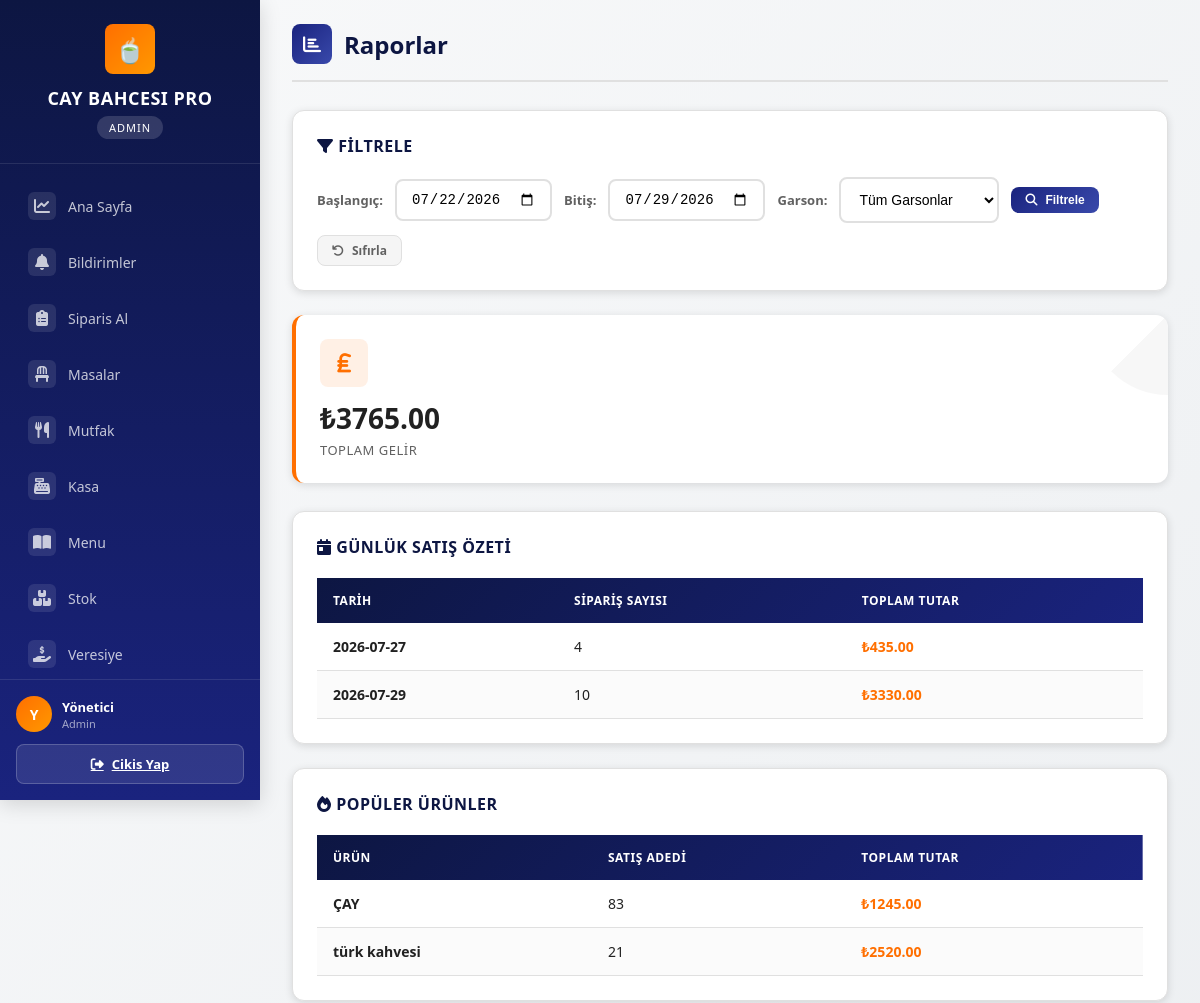
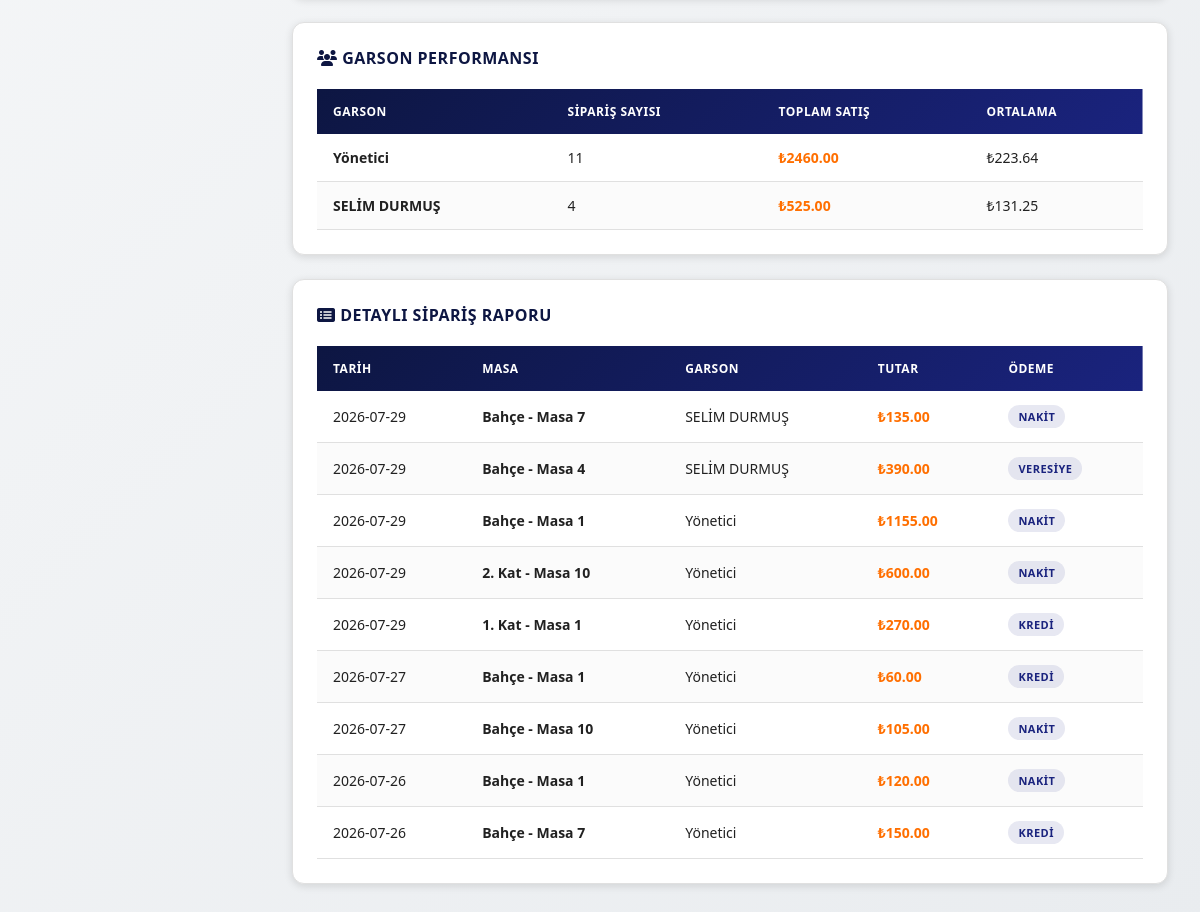
/raporlar (signed in), run on the app's committed database (2 pictures, top to bottom).
### tables this page shows
CREATE TABLE users (
            id INTEGER PRIMARY KEY AUTOINCREMENT,
            username TEXT UNIQUE NOT NULL,
            password TEXT NOT NULL,
            role TEXT NOT NULL DEFAULT 'garson',
            ad_soyad TEXT DEFAULT '',
            telefon TEXT DEFAULT '',
            aktif INTEGER DEFAULT 1,
            created_at TIMESTAMP DEFAULT CURRENT_TIMESTAMP
        );

CREATE TABLE urunler (
            id INTEGER PRIMARY KEY AUTOINCREMENT,
            kategori_id INTEGER,
            ad TEXT NOT NULL,
            fiyat REAL NOT NULL,
            stok INTEGER DEFAULT 0,
            kritik_stok INTEGER DEFAULT 5,
            aktif INTEGER DEFAULT 1,
            aciklama TEXT DEFAULT '',
            gorsel TEXT DEFAULT '', ad_en TEXT DEFAULT '', ad_ar TEXT DEFAULT '', aciklama_en TEXT DEFAULT '', aciklama_ar TEXT DEFAULT '',
            FOREIGN KEY (kategori_id) REFERENCES kategoriler(id)
        );

CREATE TABLE siparisler (
            id INTEGER PRIMARY KEY AUTOINCREMENT,
            masa_id INTEGER,
            garson_id INTEGER,
            urun_id INTEGER,
            adet INTEGER DEFAULT 1,
            fiyat REAL,
            durum TEXT DEFAULT 'bekliyor',
            odeme_tipi TEXT DEFAULT '',
            notlar TEXT DEFAULT '',
            siparis_kaynak TEXT DEFAULT 'garson',
            musteri_not TEXT DEFAULT '',
            created_at TIMESTAMP DEFAULT CURRENT_TIMESTAMP,
            updated_at TIMESTAMP DEFAULT CURRENT_TIMESTAMP,
            FOREIGN KEY (masa_id) REFERENCES masalar(id),
            FOREIGN KEY (garson_id) REFERENCES users(id),
            FOREIGN KEY (urun_id) REFERENCES urunler(id)
        );

### app.py (the view)
@app.route('/raporlar')
def raporlar():
    if session.get('role') != 'admin':
        return redirect(url_for('dashboard'))
    baslangic = request.args.get('baslangic', (datetime.now() - timedelta(days=7)).strftime('%Y-%m-%d'))
    bitis = request.args.get('bitis', datetime.now().strftime('%Y-%m-%d'))
    garson_id = request.args.get('garson_id', '')
    conn = get_db()
    c = conn.cursor()
    c.execute("SELECT * FROM users WHERE role='garson' AND aktif=1 ORDER BY ad_soyad")
    garsonlar = c.fetchall()
    c.execute("SELECT date(created_at) as gun, SUM(tutar) as toplam, COUNT(*) as adet FROM kasa WHERE tip='gelir' AND date(created_at) BETWEEN ? AND ? GROUP BY date(created_at) ORDER BY gun", (baslangic, bitis))
    gunluk_satis = c.fetchall()
    c.execute("SELECT u.ad, SUM(s.adet) as adet, SUM(s.fiyat * s.adet) as toplam FROM siparisler s JOIN urunler u ON s.urun_id=u.id WHERE date(s.created_at) BETWEEN ? AND ? AND s.odeme_tipi!='' GROUP BY s.urun_id ORDER BY adet DESC LIMIT 10", (baslangic, bitis))
    populer_urunler = c.fetchall()
    query = "SELECT u.ad_soyad, COUNT(*) as siparis_sayisi, SUM(s.fiyat * s.adet) as toplam_satis, AVG(s.fiyat * s.adet) as ortalama FROM siparisler s JOIN users u ON s.garson_id=u.id WHERE date(s.created_at) BETWEEN ? AND ? AND s.odeme_tipi!=''"
    params = [baslangic, bitis]
    if garson_id:
        query += " AND s.garson_id=?"
        params.append(garson_id)
    query += " GROUP BY s.garson_id ORDER BY toplam_satis DESC"
    c.execute(query, params)
    garson_performans = c.fetchall()
    query2 = "SELECT s.id, date(s.created_at) as tarih, m.masa_no, u.ad_soyad as garson_adi, SUM(s.fiyat * s.adet) as tutar, s.odeme_tipi FROM siparisler s JOIN masalar m ON s.masa_id=m.id JOIN users u ON s.garson_id=u.id WHERE date(s.created_at) BETWEEN ? AND ? AND s.odeme_tipi!=''"
    params2 = [baslangic, bitis]
    if garson_id:
        query2 += " AND s.garson_id=?"
        params2.append(garson_id)
    query2 += " GROUP BY s.masa_id, date(s.created_at) ORDER BY s.created_at DESC"
    c.execute(query2, params2)
    detayli_siparis = c.fetchall()
    c.execute("SELECT COALESCE(SUM(tutar), 0) as toplam FROM kasa WHERE tip='gelir' AND date(created_at) BETWEEN ? AND ?", (baslangic, bitis))
    toplam_gelir = c.fetchone()['toplam']
    conn.close()
    return render_template('raporlar.html', gunluk_satis=gunluk_satis, populer_urunler=populer_urunler,
                           garson_performans=garson_performans, detayli_siparis=detayli_siparis,
                           garsonlar=garsonlar, baslangic=baslangic, bitis=bitis,
                           garson_id=garson_id, toplam_gelir=toplam_gelir)

### database.py (called while the page is built)
def get_db():
    conn = sqlite3.connect(DB_PATH)
    conn.row_factory = sqlite3.Row
    return conn

### templates/raporlar.html (shortened to what this page needs)
{% extends "base.html" %}
{% block content %}
<div class="page-header">
    <h1><span class="icon"><i class="fas fa-chart-bar"></i></span> Raporlar</h1>
</div>
<div class="card">
    <div class="card-header">
        <h3><i class="fas fa-filter"></i> Filtrele</h3>
    </div>
    <form method="GET" action="{{ url_for('raporlar') }}" class="tarih-filter">
        <label>Başlangıç:</label>
        <input type="date" name="baslangic" value="{{ baslangic }}">
        <label>Bitiş:</label>
        <input type="date" name="bitis" value="{{ bitis }}">
        <label>Garson:</label>
        <select name="garson_id" class="form-control" style="width:auto;">
            <option value="">Tüm Garsonlar</option>
        </select>
        <button type="submit" class="btn btn-primary btn-sm">
            <i class="fas fa-search"></i> Filtrele
        </button>
        <a href="{{ url_for('raporlar') }}" class="btn btn-secondary btn-sm">
            <i class="fas fa-undo"></i> Sıfırla
        </a>
    </form>
</div>
<div class="stats-grid">
    <div class="stat-card accent">
        <div class="stat-icon"><i class="fas fa-lira-sign"></i></div>
        <div class="stat-value">₺{{ "%.2f"|format(toplam_gelir) }}</div>
        <div class="stat-label">Toplam Gelir</div>
    </div>
</div>
<div class="card">
    <div class="card-header">
        <h3><i class="fas fa-calendar-day"></i> Günlük Satış Özeti</h3>
    </div>
    <table class="data-table">
        <thead><tr><th>Tarih</th><th>Sipariş Sayısı</th><th>Toplam Tutar</th></tr></thead>
        <tbody>
            {% for g in gunluk_satis %}
            <tr>
                <td><strong>{{ g.gun }}</strong></td>
                <td>{{ g.adet }}</td>
                <td style="color:var(--accent); font-weight:700;">₺{{ "%.2f"|format(g.toplam) }}</td>
            </tr>
            {% else %}
            <tr><td colspan="3" style="text-align:center; color:var(--gray);">Veri bulunmuyor.</td></tr>
            {% endfor %}
        </tbody>
    </table>
</div>
<div class="card">
    <div class="card-header">
        <h3><i class="fas fa-fire"></i> Popüler Ürünler</h3>
    </div>
    <table class="data-table">
        <thead><tr><th>Ürün</th><th>Satış Adedi</th><th>Toplam Tutar</th></tr></thead>
        <tbody>
            {% for p in populer_urunler %}
            <tr>
                <td><strong>{{ p.ad }}</strong></td>
                <td>{{ p.adet }}</td>
                <td style="color:var(--accent); font-weight:700;">₺{{ "%.2f"|format(p.toplam) }}</td>
            </tr>
            {% else %}
            <tr><td colspan="3" style="text-align:center; color:var(--gray);">Veri bulunmuyor.</td></tr>
            {% endfor %}
        </tbody>
    </table>
</div>
<div class="card">
    <div class="card-header">
        <h3><i class="fas fa-users"></i> Garson Performansı</h3>
    </div>
    <table class="data-table">
        <thead><tr><th>Garson</th><th>Sipariş Sayısı</th><th>Toplam Satış</th><th>Ortalama</th></tr></thead>
        <tbody>
            {% for g in garson_performans %}
            <tr>
                <td><strong>{{ g.ad_soyad }}</strong></td>
                <td>{{ g.siparis_sayisi }}</td>
                <td style="color:var(--accent); font-weight:700;">₺{{ "%.2f"|format(g.toplam_satis) }}</td>
                <td>₺{{ "%.2f"|format(g.ortalama) }}</td>
            </tr>
            {% else %}
            <tr><td colspan="4" style="text-align:center; color:var(--gray);">Veri bulunmuyor.</td></tr>
            {% endfor %}
        </tbody>
    </table>
</div>
<div class="card">
    <div class="card-header">
        <h3><i class="fas fa-list-alt"></i> Detaylı Sipariş Raporu</h3>
    </div>
    <table class="data-table">
        <thead>
            <tr><th>Tarih</th><th>Masa</th><th>Garson</th><th>Tutar</th><th>Ödeme</th></tr>
        </thead>
        <tbody>
            {% for s in detayli_siparis %}
            <tr>
                <td>{{ s.tarih }}</td>
                <td><strong>{{ s.masa_no }}</strong></td>
                <td>{{ s.garson_adi }}</td>
                <td style="color:var(--accent); font-weight:700;">₺{{ "%.2f"|format(s.tutar) }}</td>
                <td><span class="badge badge-primary">{{ s.odeme_tipi|capitalize }}</span></td>
            </tr>
            {% else %}
            <tr><td colspan="5" style="text-align:center; color:var(--gray);">Veri bulunmuyor.</td></tr>
            {% endfor %}
        </tbody>
    </table>
</div>
{% endblock %}

### templates/base.html (shortened to what this page needs)
<!DOCTYPE html>
<html lang="tr">
<head>
    <link rel="stylesheet" href="{{ url_for('static', filename='css/style.css') }}">
    <link rel="stylesheet" href="https://cdnjs.cloudflare.com/ajax/libs/font-awesome/6.4.0/css/all.min.css">
</head>
<body>
    {% if session.user_id %}
    <div class="app-container">
        <aside class="sidebar">
            <div class="sidebar-header">
                <div class="logo-icon">🍵</div>
                <h2>CAY BAHCESI PRO</h2>
                <span class="role-badge">{{ session.role|upper }}</span>
            </div>
            <nav class="sidebar-nav">
                <a href="{{ url_for('dashboard') }}" class="{% if request.endpoint == 'dashboard' %}active{% endif %}">
                    <span class="icon"><i class="fas fa-chart-line"></i></span> Ana Sayfa
                </a>
                <a href="/bildirimler" class="{% if request.endpoint == 'bildirimler_paneli' %}active{% endif %}" id="bildirimLink">
                    <span class="icon"><i class="fas fa-bell"></i></span> Bildirimler
                </a>
                <a href="{{ url_for('siparis') }}" class="{% if request.endpoint == 'siparis' %}active{% endif %}">
                    <span class="icon"><i class="fas fa-clipboard-list"></i></span> Siparis Al
                </a>
                <a href="{{ url_for('masalar') }}" class="{% if request.endpoint == 'masalar' %}active{% endif %}">
                    <span class="icon"><i class="fas fa-chair"></i></span> Masalar
                </a>
                <a href="{{ url_for('mutfak') }}" class="{% if request.endpoint == 'mutfak' %}active{% endif %}" id="mutfakLink">
                    <span class="icon"><i class="fas fa-utensils"></i></span> Mutfak
                </a>
                <a href="{{ url_for('kasa') }}" class="{% if request.endpoint == 'kasa' %}active{% endif %}">
                    <span class="icon"><i class="fas fa-cash-register"></i></span> Kasa
                </a>
                <a href="{{ url_for('menu') }}" class="{% if request.endpoint == 'menu' %}active{% endif %}">
                    <span class="icon"><i class="fas fa-book-open"></i></span> Menu
                </a>
                <a href="{{ url_for('stok') }}" class="{% if request.endpoint == 'stok' %}active{% endif %}">
                    <span class="icon"><i class="fas fa-boxes"></i></span> Stok
                </a>
                <a href="{{ url_for('veresiye') }}" class="{% if request.endpoint == 'veresiye' %}active{% endif %}">
                    <span class="icon"><i class="fas fa-hand-holding-usd"></i></span> Veresiye
                </a>
            </nav>
            <div class="sidebar-footer">
                <div class="user-info">
                    <div class="user-avatar">{{ session.ad_soyad[:1] if session.ad_soyad else session.username[:1] }}</div>
                    <div>
                        <div class="user-name">{{ session.ad_soyad or session.username }}</div>
                        <div class="user-role">{{ session.role|capitalize }}</div>
                    </div>
                </div>
                <a href="{{ url_for('logout') }}" class="btn-logout">
                    <i class="fas fa-sign-out-alt"></i> Cikis Yap
                </a>
            </div>
        </aside>
        <main class="main-content">
            {% block content %}{% endblock %}
        </main>
    </div>
    {% else %}
        {% block login_content %}{% endblock %}
    {% endif %}
</body>
</html>

### data on the page
users: ad_soyad "Yönetici", siparis_sayisi "11", toplam_satis "2460.00", ortalama "223.64"
urunler: ad "ÇAY", adet "83", toplam "1245.00"
urunler: ad "türk kahvesi", adet "21", toplam "2520.00"
siparisler: tarih "2026-07-29", masa_no "Bahçe - Masa 7", garson_adi "SELİM DURMUŞ", tutar "135.00", odeme_tipi "NAKIT"
siparisler: tarih "2026-07-29", masa_no "Bahçe - Masa 4", garson_adi "SELİM DURMUŞ", tutar "390.00", odeme_tipi "VERESIYE"
siparisler: tarih "2026-07-29", masa_no "Bahçe - Masa 1", garson_adi "Yönetici", tutar "1155.00", odeme_tipi "NAKIT"
siparisler: tarih "2026-07-29", masa_no "2. Kat - Masa 10", garson_adi "Yönetici", tutar "600.00", odeme_tipi "NAKIT"
siparisler: tarih "2026-07-29", masa_no "1. Kat - Masa 1", garson_adi "Yönetici", tutar "270.00", odeme_tipi "KREDI"
siparisler: tarih "2026-07-27", masa_no "Bahçe - Masa 1", garson_adi "Yönetici", tutar "60.00", odeme_tipi "KREDI"
siparisler: tarih "2026-07-27", masa_no "Bahçe - Masa 10", garson_adi "Yönetici", tutar "105.00", odeme_tipi "NAKIT"
siparisler: tarih "2026-07-26", masa_no "Bahçe - Masa 1", garson_adi "Yönetici", tutar "120.00", odeme_tipi "NAKIT"
siparisler: tarih "2026-07-26", masa_no "Bahçe - Masa 7", garson_adi "Yönetici", tutar "150.00", odeme_tipi "KREDI"

### other printed values
{{ session.role|upper }} "ADMIN"
{{ session.ad_soyad[:1] if session.ad_soyad else session.username[:1] }} "Y"
{{ session.role|capitalize }} "Admin"
{{ "%.2f"|format(toplam_gelir) }} "3765.00"
{{ g.gun }} "2026-07-27" "2026-07-29"
{{ g.adet }} "4" "10"
{{ "%.2f"|format(g.toplam) }} "435.00" "3330.00"
{{ g.ad_soyad }} "SELİM DURMUŞ"
{{ g.siparis_sayisi }} "4"
{{ "%.2f"|format(g.toplam_satis) }} "525.00"
{{ "%.2f"|format(g.ortalama) }} "131.25"
